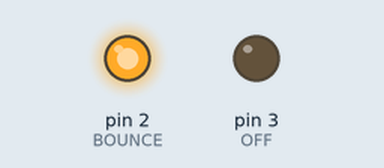
Bench run of a sketch on a simulated Arduino Uno, built with avr-gcc and run on an emulated ATmega328P. Shown: output pins drawn as LEDs (lit = HIGH).

Above: at 3.05 s.
Timing chart, 0 to 42.3 s (numbered marks = the images above):
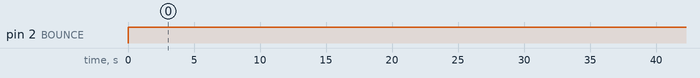

The sketch:

esp_arduino.ino
```cpp
#define BOUNCE 2
#define OFF 3

void setup() {
  Serial.begin(9600);
  pinMode(BOUNCE, OUTPUT);
  pinMode(OFF, OUTPUT);
  digitalWrite(BOUNCE, HIGH);
  // Wait 3 seconds
  delay(3000);
  // Keeps relay on
  digitalWrite(OFF, LOW);
}

void loop() {
  // Wait for Raspberry Pi to boot
  delay(30000);  // Increased initial delay to 40 seconds

  // Counter to track elapsed time
  unsigned long lastCheckTime = millis();

  while (true) {
    // Check for incoming serial data
    if (Serial.available() > 0) {
      delay(1000);
      // Stop BOUNCE if there is serial data
      digitalWrite(BOUNCE, HIGH);
      // Read the serial data
      char data = Serial.read();
      // Process the serial data if needed
      // Add your code here if you want to do something with the received data
    } else {
      // Check if it's time to check for serial data again
      if (millis() - lastCheckTime >= 30000) {
        // Update last check time
        lastCheckTime = millis();

        // Execute BOUNCE part if there is no serial data
        digitalWrite(BOUNCE, LOW);
        delay(200);
        digitalWrite(BOUNCE, HIGH);
        delay(1000);
      }
    }

    // Execute OFF part always
    digitalWrite(OFF, LOW);
    delay(1000); // Add a delay to prevent busy-waiting
  }
}
```

Measured:
- by itself, pin 2 (BOUNCE): HIGH → LOW at 63.0 s, → HIGH 0.20 s later, → LOW 30.0 s later, → HIGH 0.20 s later, … (6 changes in this stretch)
